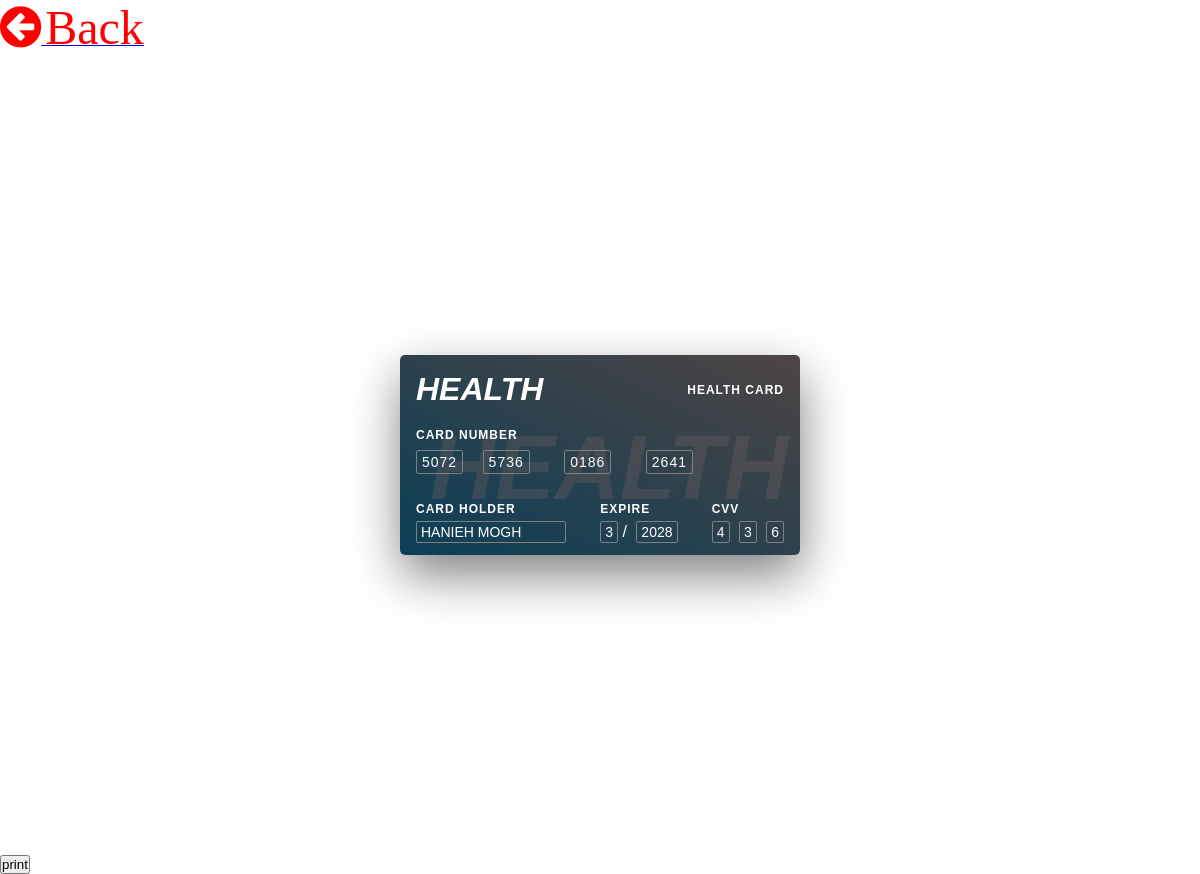
Page /healthcard (signed in) on the committed database.
### health/models.py (models this page shows, shortened)
class Patient(models.Model):
    user = models.ForeignKey(User,on_delete=models.CASCADE,null=True)
    blood_group = models.CharField(max_length=10,choices=blood_group,null=True, blank=True)
    health_uid = models.CharField(max_length=16,null=True, blank=True)
    ex_year= models.CharField(max_length=10,null=True, blank=True)
    ex_month= models.CharField(max_length=10,null=True, blank=True)
    cvv = models.CharField(max_length=10,null=True, blank=True)
    mobile_no = models.CharField(max_length=10,null=True, blank=True)
    addr = models.CharField(max_length=100,null=True, blank=True)
    card_status = models.CharField(max_length=100,null=True, blank=True)
    date_of_birth = models.DateField(null=True, blank=True)
    image = models.FileField(null=True, blank=True)

### health/views.py (the view, shortened to what this page needs)
# urls.py: path('healthcard',healthcard,name="healthcard"),
def healthcard(request):
    patients=Patient.objects.get(user = request.user)
    first = patients.health_uid[:4]
    second = patients.health_uid[4:8]
    third = patients.health_uid[8:12]
    fourth = patients.health_uid[12:16]
    return render(
        request,
        'patient/healthcard.html',
        context={'data':patients,'first':first,'second':second,'third':third,'fourth':fourth}
        )

### health/templates/patient/healthcard.html (shortened to what this page needs)
<html lang="en">
<head>
</head>
<link rel="stylesheet" href="https://cdnjs.cloudflare.com/ajax/libs/font-awesome/4.7.0/css/font-awesome.min.css">
<body>
<a href="{% url 'dashboard_for_patient' %}" ><i class="fa fa-arrow-circle-left" style="font-size:48px;color:red"></i> <span style="font-size:48px;color:red"">Back</span></a>
    <div class="container">
        <div class="card print-container">
             <h3><i>health</i></h3>
            <div class="top">
                <h1><i>health</i></h1>
                <h2>Health Card</h2>
            </div>
            <div class="mid">
                <h2>card number</h2>
                <div class="card-number">
                    <span>{{first}}</span>
                    <span>{{second}}</span>
                    <span>{{third}}</span>
                    <span>{{fourth}}</span>
                </div>
            </div>
            <div class="bottom">
                <div class="card-holder">
                    <h2>card holder</h2>
                    <span>{{data.user.first_name}} {{data.user.last_name}}</span>
                </div>
                <div class="express">
                    <h2>expire</h2>
                    <span>{{data.ex_month}}</span> /
                    <span>{{data.ex_year}}</span>
                </div>
                <div class="cvv">
                    <h2>cvv</h2>
                    <span>{{data.cvv.0}}</span>
                    <span>{{data.cvv.1}}</span>
                    <span>{{data.cvv.2}}</span>
                </div>
            </div>
        </div>
    </div>
<button onclick="window.print();">print</button>
</body>
</html>

### health/templates/patient/healthcard.html (style rules this page uses)
* { margin: 0; padding: 0; box-sizing: border-box; }
.container { width: 100vw; height: 100vh; display: flex; justify-content: center; align-items: center; font-family: sans-serif; font-weight: 100; color: white; }
.card { width: 400px; height: 200px; position: relative; background: linear-gradient(to top right, rgb(11,63,87), rgb(78,68,68)); box-shadow: 1px 20px 50px grey; border-radius: 5px; padding: 1em; z-index: 2; }
.card .top { display: flex; justify-content: space-between; align-items: center; }
h1 { font-size: 32px; text-transform: uppercase; }
h2 { font-size: 12px; text-transform: uppercase; letter-spacing: 1px; }
h3 { position: absolute; bottom: 35px; left: 30px; font-size: 90px; text-transform: uppercase; color: rgb(120,101,101); opacity: 0.3; z-index: -4; }
.card .mid { display: flex; flex-direction: column; margin-top: 20px; }
.card .mid .card-number span { border: 1px solid grey; padding: 3px 5px; display: inline-block; font-size: 14px; letter-spacing: 1px; border-radius: 2px; }
.card-number span + span { margin: 8px 15px; }
.card .bottom { display: flex; justify-content: space-between; align-items: center; margin-top: 20px; }
.card .bottom span { display: inline-block; border: 1px solid grey; padding: 2px 4px; border-radius: 2px; font-size: 14px; margin-top: 5px; text-transform: uppercase; }
.card .bottom .card-holder span { width: 150px; height: 22px; }
.bottom span + span { margin-left: 5px; }

### rows in the picture
Patient: user.first_name "HANIEH", user.last_name "MOGH", ex_month "3", ex_year "2028", cvv.0 "4", cvv.1 "3", cvv.2 "6"

### other values in the picture
{{ first }} "5072"
{{ second }} "5736"
{{ third }} "0186"
{{ fourth }} "2641"
